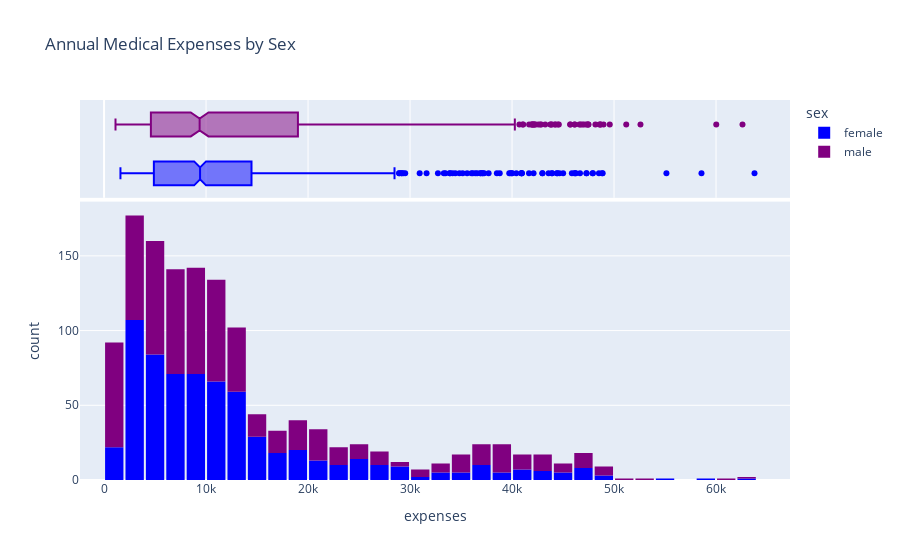

Notebook source saved alongside this figure:
### Markdown cell above
### Expenses by gender

### Code cell
fig = px.histogram(df,
                    x="expenses",
                    marginal="box",
                    color="sex",
                    color_discrete_sequence=["blue", "purple"],
                    title="Annual Medical Expenses by Sex")

fig.update_layout(bargap=0.1)
fig.show()

### Figure 1 — Plotly figure (JSON) as saved in the notebook; plotly's stock layout.template omitted (floating-point values rounded to 4 significant figures; data arrays with more than 128 entries replaced by an {"elided": "..."} marker saying what was removed)
{"data": [{"alignmentgroup": "True", "bingroup": "x", "hovertemplate": "sex=female<br>expenses=%{x}<br>count=%{y}<extra></extra>", "legendgroup": "female", "marker": {"color": "blue", "pattern": {"shape": ""}}, "name": "female", "offsetgroup": "female", "orientation": "v", "showlegend": true, "type": "histogram", "x": {"elided": "662 float values"}, "xaxis": "x", "yaxis": "y"}, {"alignmentgroup": "True", "hovertemplate": "sex=female<br>expenses=%{x}<extra></extra>", "legendgroup": "female", "marker": {"color": "blue"}, "name": "female", "notched": true, "offsetgroup": "female", "showlegend": false, "type": "box", "x": {"elided": "662 float values"}, "xaxis": "x2", "yaxis": "y2"}, {"alignmentgroup": "True", "bingroup": "x", "hovertemplate": "sex=male<br>expenses=%{x}<br>count=%{y}<extra></extra>", "legendgroup": "male", "marker": {"color": "purple", "pattern": {"shape": ""}}, "name": "male", "offsetgroup": "male", "orientation": "v", "showlegend": true, "type": "histogram", "x": {"elided": "676 float values"}, "xaxis": "x", "yaxis": "y"}, {"alignmentgroup": "True", "hovertemplate": "sex=male<br>expenses=%{x}<extra></extra>", "legendgroup": "male", "marker": {"color": "purple"}, "name": "male", "notched": true, "offsetgroup": "male", "showlegend": false, "type": "box", "x": {"elided": "676 float values"}, "xaxis": "x2", "yaxis": "y2"}], "layout": {"bargap": 0.1, "barmode": "relative", "legend": {"title": {"text": "sex"}, "tracegroupgap": 0}, "title": {"text": "Annual Medical Expenses by Sex"}, "xaxis": {"anchor": "y", "domain": [0, 1], "title": {"text": "expenses"}}, "xaxis2": {"anchor": "y2", "domain": [0, 1], "matches": "x", "showgrid": true, "showticklabels": false}, "yaxis": {"anchor": "x", "domain": [0, 0.7326], "title": {"text": "count"}}, "yaxis2": {"anchor": "x2", "domain": [0.7426, 1], "matches": "y2", "showgrid": false, "showline": false, "showticklabels": false, "ticks": ""}}}
